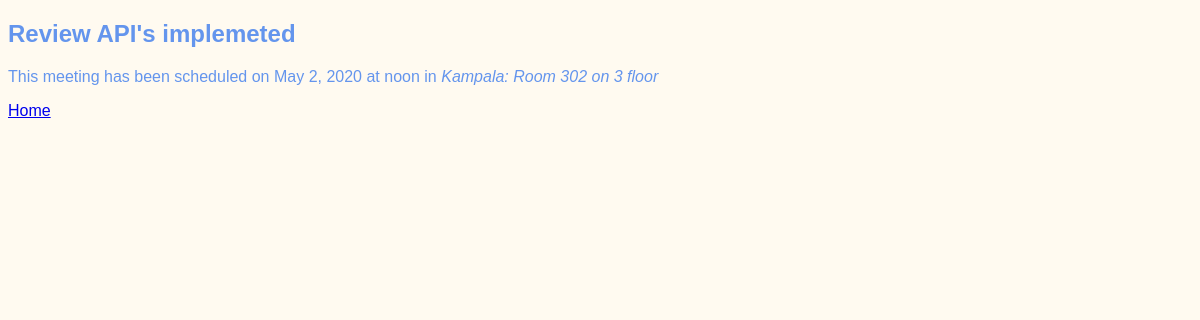
Before: /meetings/12 with the older database file.
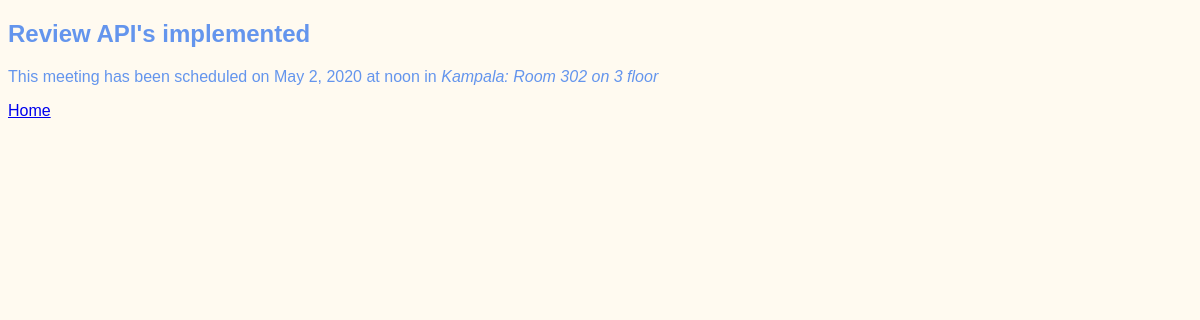
After: the same page with the newer database file.
### meetings/models.py (models this page shows, shortened)
class Meeting(models.Model):
    title = models.CharField(max_length=200)
    date = models.DateField()
    start_time = models.TimeField(default=time(9))
    duration = models.IntegerField(default=30)
    room = models.ForeignKey(Room, on_delete=models.CASCADE, default=1)
    created_by = models.ForeignKey(User, on_delete=models.CASCADE, default=1)

### rooms/models.py (models this page shows)
class Room(models.Model):
    name = models.CharField(max_length=200, null=False)
    floor = models.IntegerField(null=False)
    room_number = models.IntegerField(null=False)
    def __str__(self):
        return f"{self.name}: Room {self.room_number} on {self.floor} floor"

### meetings/views.py (the view)
# urls.py: path('<int:id>', details, name='meeting_detail'),
def details(request, id):
    meeting = get_object_or_404(Meeting, pk=id)
    return render(request, 'meetings/detail.html', {'meeting': meeting})

### meetings/templates/meetings/Detail.html (shortened to what this page needs)
{% extends "base.html" %}
{% block content %}
    <h2>{{meeting.title}}</h2>
    <p>
        This meeting has been scheduled on {{meeting.date}} at {{meeting.start_time}} in <em>{{meeting.room}}</em>
    </p>
    <p>
        <a href="{% url 'home' %}">Home</a>
    </p>
{% endblock %}

Changed rows visible on the page:
changed Meeting "noon": title "Review API's implemeted" → "Review API's implemented"
